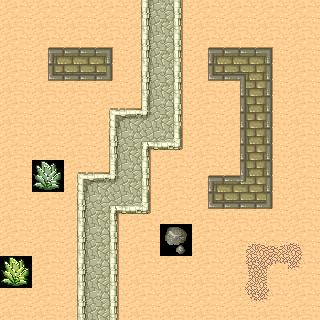

The image is a tile-based game level rendered from a .tmx file. Its description and complete source (layers, tilesets, objects, tile grids) follow:
An orthogonal 10x10 tile map with 32x32 px tiles, 1 tile layer (Tile_Layer_1), 4 tilesets and 5 objects (rockTrigger, player, plant2Trigger, plant1Trigger, nextMapTrigger).

<map version="1.0.0" orientation="orthogonal" renderorder="right-up" width="10" height="10" tilewidth="32" tileheight="32" nextobjectid="31">
 <tileset firstgid="1" source="desert.tsx" />
 <tileset firstgid="57" source="newchar02-2.tsx" />
 <tileset firstgid="69" source="coolhat.tsx" />
 <tileset firstgid="81" source="rabbit_rock.tsx" />
 <layer name="Tile_Layer_1" width="10" height="10">
  <properties>
   <property name="collide" type="bool" value="true" />
  </properties>
  <data encoding="csv">
30,30,30,30,33,35,30,30,30,30,
30,1,2,3,33,35,1,2,3,30,
30,17,18,19,33,35,17,21,11,30,
30,30,30,25,45,35,30,9,11,30,
30,30,30,33,36,43,30,9,11,30,
30,38,25,45,35,30,1,29,11,30,
30,30,33,36,43,30,17,18,19,30,
30,30,33,35,30,32,30,6,7,8,
40,30,33,35,30,30,30,14,4,24,
30,30,33,35,30,30,30,22,24,30
</data>
 </layer>
 <objectgroup name="Object_Layer_1">
  <object id="15" name="rockTrigger" x="160" y="224" width="32" height="32">
   <properties>
    <property name="onTrigger">rockDialogTrigger
</property>
   </properties>
  </object>
  <object id="16" name="player" gid="57" x="128" y="81" width="36" height="36" />
  <object id="18" name="plant2Trigger" x="0" y="256" width="32" height="32">
   <properties>
    <property name="onTrigger">plant2Trigger1
</property>
   </properties>
  </object>
  <object id="19" name="plant1Trigger" x="32" y="160" width="32" height="32">
   <properties>
    <property name="onTrigger">plant1Trigger
</property>
   </properties>
  </object>
  <object id="20" name="nextMapTrigger" x="288" y="0" width="32" height="32">
   <properties>
    <property name="onTrigger">justLoadTheNextMapAlready
</property>
   </properties>
  </object>
 </objectgroup>
</map>
